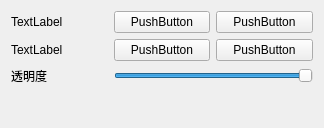
<?xml version="1.0" encoding="UTF-8"?>
<ui version="4.0">
 <class>Form</class>
 <widget class="QWidget" name="Form">
  <property name="geometry">
   <rect>
    <x>0</x>
    <y>0</y>
    <width>324</width>
    <height>128</height>
   </rect>
  </property>
  <property name="windowTitle">
   <string>Form</string>
  </property>
  <layout class="QGridLayout" name="gridLayout_2">
   <item row="0" column="0">
    <layout class="QGridLayout" name="gridLayout">
     <item row="0" column="0">
      <widget class="QLabel" name="label_3">
       <property name="text">
        <string>TextLabel</string>
       </property>
      </widget>
     </item>
     <item row="0" column="1">
      <widget class="QPushButton" name="pushButton">
       <property name="text">
        <string>PushButton</string>
       </property>
      </widget>
     </item>
     <item row="0" column="2">
      <widget class="QPushButton" name="pushButton_2">
       <property name="text">
        <string>PushButton</string>
       </property>
      </widget>
     </item>
     <item row="1" column="0">
      <widget class="QLabel" name="label_2">
       <property name="text">
        <string>TextLabel</string>
       </property>
      </widget>
     </item>
     <item row="1" column="1">
      <widget class="QPushButton" name="pushButton_3">
       <property name="text">
        <string>PushButton</string>
       </property>
      </widget>
     </item>
     <item row="1" column="2">
      <widget class="QPushButton" name="pushButton_4">
       <property name="text">
        <string>PushButton</string>
       </property>
      </widget>
     </item>
     <item row="2" column="0">
      <widget class="QLabel" name="label">
       <property name="text">
        <string>透明度</string>
       </property>
      </widget>
     </item>
     <item row="2" column="1" colspan="2">
      <widget class="QSlider" name="opacity">
       <property name="maximum">
        <number>100</number>
       </property>
       <property name="pageStep">
        <number>10</number>
       </property>
       <property name="value">
        <number>100</number>
       </property>
       <property name="orientation">
        <enum>Qt::Orientation::Horizontal</enum>
       </property>
      </widget>
     </item>
    </layout>
   </item>
   <item row="1" column="0">
    <spacer name="verticalSpacer">
     <property name="orientation">
      <enum>Qt::Orientation::Vertical</enum>
     </property>
     <property name="sizeHint" stdset="0">
      <size>
       <width>20</width>
       <height>40</height>
      </size>
     </property>
    </spacer>
   </item>
  </layout>
 </widget>
 <resources/>
 <connections/>
</ui>
